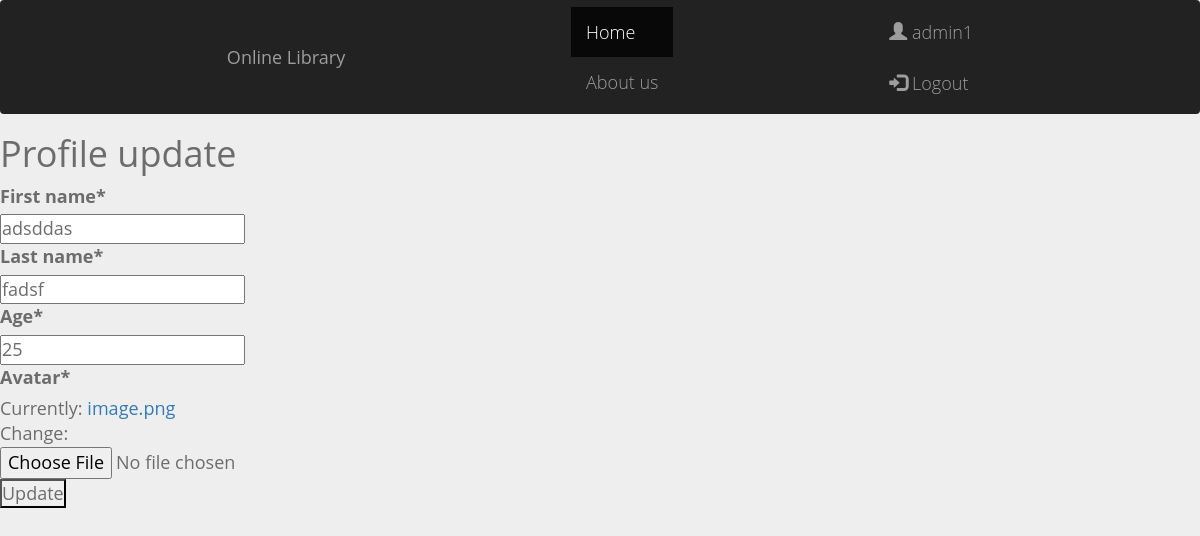
The page /register/profile_update/ (signed in) on the database its author committed.
### registration/models.py (models this page shows, shortened)
class UserProfile(models.Model):
    first_name = models.CharField(max_length=30)
    last_name = models.CharField(max_length=30)
    user = models.OneToOneField(User, on_delete=models.CASCADE)
    age = models.IntegerField(default=0)
    avatar = models.ImageField(upload_to="user_avatar", default="image.png")
    books = models.ManyToManyField(Book, default=None)

### registration/views.py (the view)
# urls.py: path('profile_update/', views.profile_update, name='profileupdate'),
@login_required
def profile_update(request):
    userprof = Profile(instance=request.user.userprofile)
    if request.method == "POST":
        userprof = Profile(request.POST, request.FILES, instance=request.user.userprofile)
        if userprof.is_valid():
            userprof.save()
            return redirect('profile')
    return render(request, 'registration/profile_update.html', {'form': userprof})

### registration/forms.py
class Profile(forms.ModelForm):
    class Meta:
        model = UserProfile
        fields = '__all__'
        exclude = ('user', 'books',)

### registration/templates/registration/profile_update.html (shortened to what this page needs)
{% extends 'books/base.html'%}
{% block content%}
{% load crispy_forms_tags %}
    <h1>Profile update</h1>
    <form method="post" enctype="multipart/form-data">
 {{ form|crispy }}
    <button type="submit">Update</button>
    </form>
{% endblock content %}

### books/templates/books/base.html (shortened to what this page needs)
{% load bootstrap4 %}
<!DOCTYPE html>
<html lang="en">
<head>
    <link rel="stylesheet" href="https://maxcdn.bootstrapcdn.com/bootstrap/4.0.0/css/bootstrap.min.css">
    <link rel="stylesheet" href="https://maxcdn.bootstrapcdn.com/bootstrap/3.4.1/css/bootstrap.min.css">
    <nav class="navbar navbar-inverse">
  <div class="container-fluid">
    <div class="navbar-header">
      <a class="navbar-brand" href="{% url 'books_home' %}">Online Library</a>
    </div>
    <ul class="nav navbar-nav">
      <li class="active"><a href="{% url 'books_home'%}">Home</a></li>
      <li><a href="{% url 'about'%}">About us</a></li>
    </ul>
    <ul class="nav navbar-nav navbar-right">
        {% if not request.user.is_authenticated %}
      <li><a href="{% url 'Registration_home' %}"><span class="glyphicon glyphicon-user"></span> Sign Up</a></li>
      <li><a href="{% url 'login' %}"><span class="glyphicon glyphicon-log-in"></span> Login</a></li>
        {% else %}
        <li><a href="{% url 'profile' %}"><span class="glyphicon glyphicon-user"></span> {{request.user.username}}</a></li>
      <li><a href="{% url 'logout' %}"><span class="glyphicon glyphicon-log-in"></span> Logout</a></li>
        {% endif %}
    </ul>
  </div>
</nav>
</head>
<body>
{% block content%}
{% endblock content%}
</body>
</html>

### books/templates/books/base.html (style rules this page uses)
* { margin: 0; padding: 0; }
body { background-color: #eee; color: #6c6c6c; font-family: "Open Sans", Helvetica, Arial, sans-serif; font-size: 18px; overflow-x: hidden; }
p, ul { line-height: 2; font-weight: 300; }
ul { margin: 0; }
.navbar { position: relative; min-height: 50px; margin-bottom: 0px; border: 1px solid transparent; }

### rows shown on the page
UserProfile: first_name "adsddas", last_name "fadsf", age "25"

### other values the page prints
{{ request.user.username }} "admin1"
